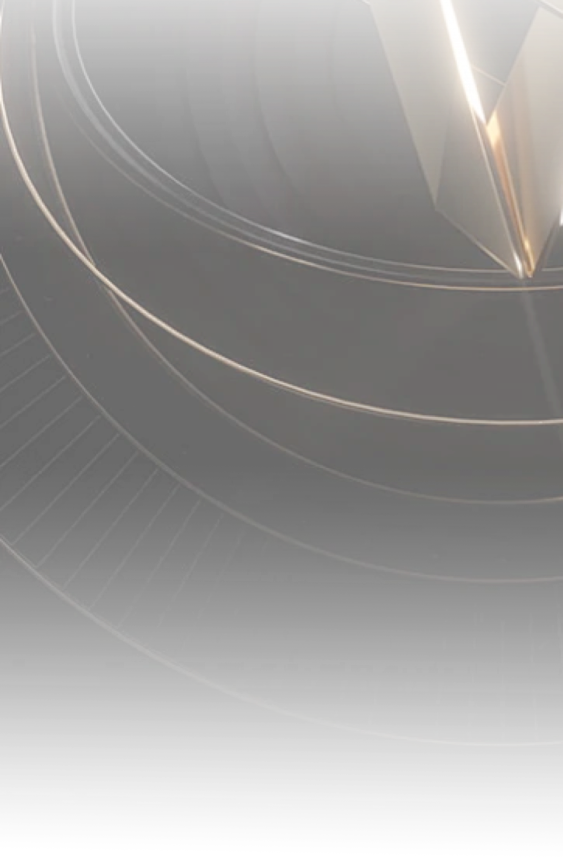
#> input picture assets/images/detain_gg_dialog_bg.png, 1125 x 1716 px (shown at 1/2 size)
$ python measure.py ../../../../assets/images/detain_gg_dialog_bg.png
#> lines starting #> are read from the running program, lines starting #| are printed output that depends on the picture
#!/usr/bin/env python
"""
measure.py — ve luoi do len screenshot de AI doc toa do chinh xac (Flutter logical px) khi viet screens.json / spec.

  python measure.py input/screenshots/05_home.jpg --grid            # -> output/measure/05_home_grid.png
  python measure.py input/screenshots/05_home.jpg --crop 0 30 100 70 # cat theo % (x0 y0 x1 y1) va ve luoi chi tiet hon
  python measure.py input/screenshots/05_home.jpg --boxes            # tim cac khoi phang lon (card/nut) -> in box_lp

Quy uoc: 360 logical px ngang. lp = px / (W/360).
"""
import argparse
import os

import numpy as np
from PIL import Image, ImageDraw


def draw_grid(im, step_pct=5, label_lp=True):
    w, h = im.size
    scale = w / 360.0
    d = ImageDraw.Draw(im)
    for p in range(0, 101, step_pct):
        x = int(w * p / 100)
        y = int(h * p / 100)
        major = p % 10 == 0
        col = (255, 0, 0, 200) if major else (255, 120, 120, 120)
        d.line([(x, 0), (x, h)], fill=col, width=2 if major else 1)
        d.line([(0, y), (w, y)], fill=col, width=2 if major else 1)
        if major and label_lp:
            d.text((x + 3, 3), f"{p}%|{int(x / scale)}lp", fill=(255, 0, 0))
            d.text((3, y + 3), f"{p}%|{int(y / scale)}lp", fill=(255, 0, 0))
    return im


def find_boxes(im, min_area_lp=1600, tol=8.0, block=6):
    """Khoi phang lien thong (nut, card nen phang). Tra ve list (x,y,w,h) Flutter logical px."""
    arr = np.asarray(im.convert("RGB")).astype(np.float32)
    h, w, _ = arr.shape
    scale = w / 360.0
    gh, gw = h // block, w // block
    flat = np.zeros((gh, gw), bool)
    col = np.zeros((gh, gw, 3), np.float32)
    for gy in range(gh):
        for gx in range(gw):
            b = arr[gy * block:(gy + 1) * block, gx * block:(gx + 1) * block].reshape(-1, 3)
            flat[gy, gx] = b.std(axis=0).mean() < tol
            col[gy, gx] = b.mean(axis=0)
    seen = np.zeros_like(flat)
    boxes = []
    for gy in range(gh):
        for gx in range(gw):
            if not flat[gy, gx] or seen[gy, gx]:
                continue
            stack = [(gy, gx)]
            seen[gy, gx] = True
            cells = []
            base = col[gy, gx]
            while stack:
                cy, cx = stack.pop()
                cells.append((cy, cx))
                for ny, nx in ((cy + 1, cx), (cy - 1, cx), (cy, cx + 1), (cy, cx - 1)):
                    if 0 <= ny < gh and 0 <= nx < gw and flat[ny, nx] and not seen[ny, nx] \
                            and np.abs(col[ny, nx] - base).sum() < 40:
                        seen[ny, nx] = True
                        stack.append((ny, nx))
            ys = [c[0] for c in cells]; xs = [c[1] for c in cells]
            bw = (max(xs) - min(xs) + 1) * block; bh = (max(ys) - min(ys) + 1) * block
            if (bw / scale) * (bh / scale) >= min_area_lp and len(cells) * block * block > 0.6 * bw * bh:
                r, g, b = (int(v) for v in base)
                boxes.append((min(xs) * block, min(ys) * block, bw, bh, f"#{r:02X}{g:02X}{b:02X}"))
    boxes.sort(key=lambda b: (b[1], b[0]))
    return boxes, scale


def main():
    ap = argparse.ArgumentParser()
    ap.add_argument("image")
    ap.add_argument("--grid", action="store_true")
    ap.add_argument("--boxes", action="store_true")
    ap.add_argument("--crop", nargs=4, type=float, metavar=("X0", "Y0", "X1", "Y1"), help="% cua anh")
    ap.add_argument("--out", default="output/measure")
    a = ap.parse_args()
    im = Image.open(a.image).convert("RGB")
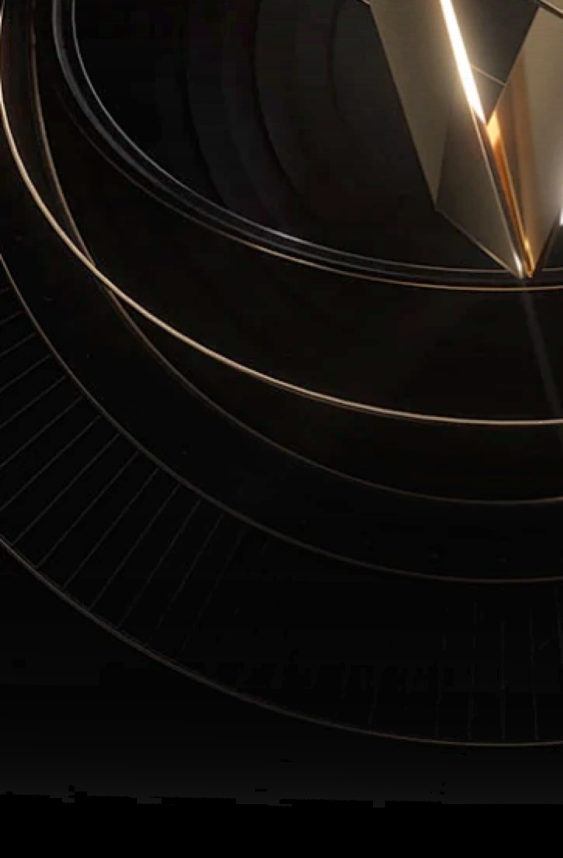
#> im: PIL image 1125x1716 RGB (shown at 1/2 size); mean R, G, B 19.7, 16.9, 14.2
    W, H = im.size
#> W = 1125; H = 1716
    name = os.path.splitext(os.path.basename(a.image))[0]
    os.makedirs(a.out, exist_ok=True)
    print(f"{a.image}: {W}x{H}px, scale {W/360:.2f} px/lp, height {H/(W/360):.0f}lp")
#| ../../../../assets/images/detain_gg_dialog_bg.png: 1125x1716px, scale 3.12 px/lp, height 549lp

    if a.crop:
        x0, y0, x1, y1 = (int(W * a.crop[0] / 100), int(H * a.crop[1] / 100), int(W * a.crop[2] / 100), int(H * a.crop[3] / 100))
        im = im.crop((x0, y0, x1, y1))
        print(f"crop px ({x0},{y0})-({x1},{y1}) = lp ({x0/(W/360):.0f},{y0/(W/360):.0f})-({x1/(W/360):.0f},{y1/(W/360):.0f})")
    if a.boxes:
        boxes, scale = find_boxes(im)
        d = ImageDraw.Draw(im)
        for i, (x, y, w, h, hx) in enumerate(boxes[:60]):
            d.rectangle([x, y, x + w, y + h], outline=(0, 200, 0), width=3)
            d.text((x + 4, y + 4), str(i), fill=(0, 200, 0))
            print(f"box {i:2d}: lp x={x/scale:.0f} y={y/scale:.0f} w={w/scale:.0f} h={h/scale:.0f}  color {hx}")
    if a.grid or not a.boxes:
        im = draw_grid(im, step_pct=5 if not a.crop else 10)
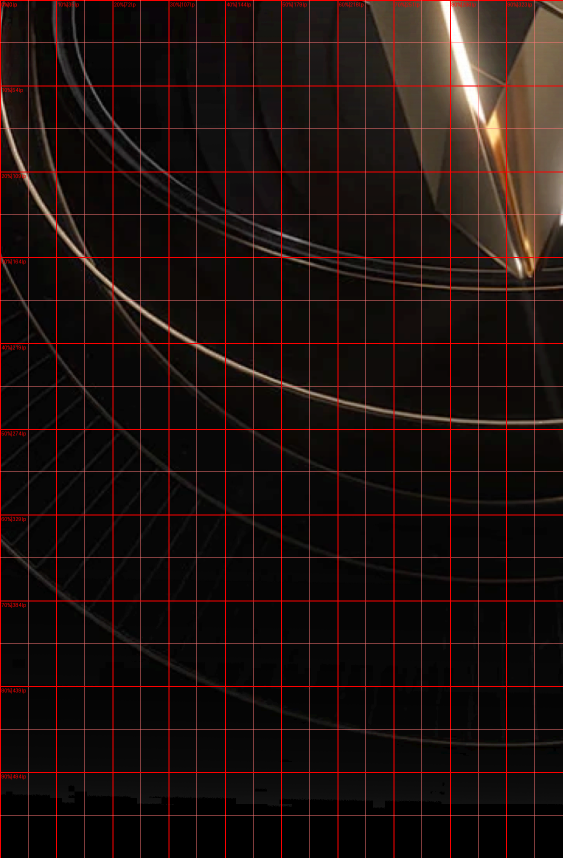
#> im: PIL image 1125x1716 RGB (shown at 1/2 size); mean R, G, B 30.3, 17.8, 15.3
    out = os.path.join(a.out, f"{name}_{'crop_' if a.crop else ''}{'boxes' if a.boxes else 'grid'}.png")
    im.save(out)
    print("->", out)


if __name__ == "__main__":
    main()

$ run again, on assets/images/guide_video_pic1.png
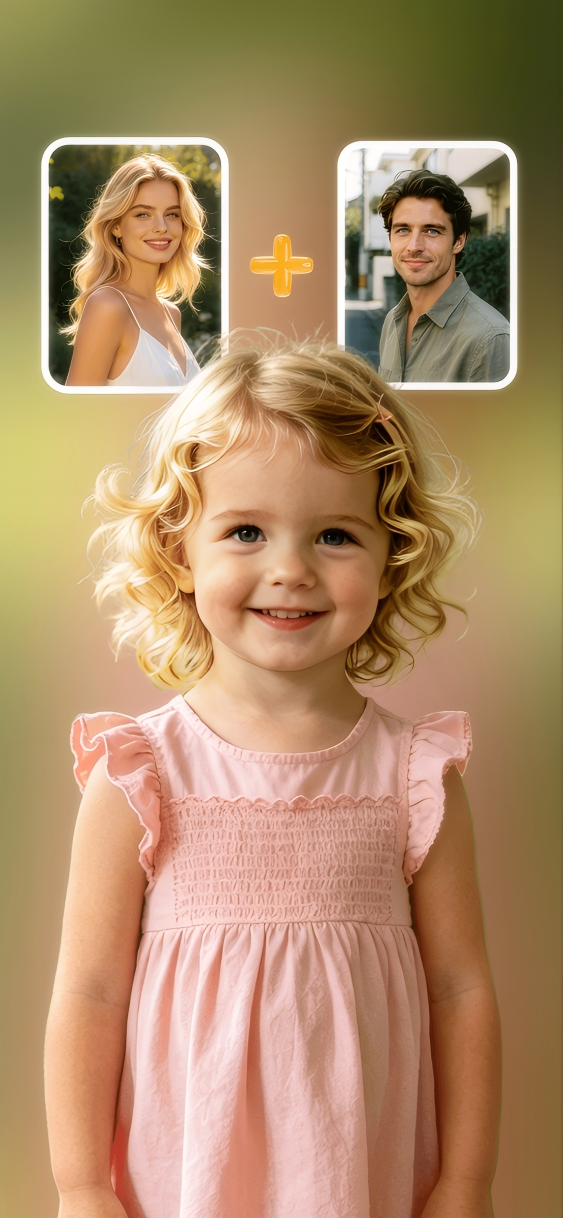
#> input picture assets/images/guide_video_pic1.png, 1125 x 2436 px (shown at 1/2 size)
#> in main, im is the input picture: PIL image 1125x2436 RGB; mean R, G, B 174.1, 140.9, 104.1
#| ../../../../assets/images/guide_video_pic1.png: 1125x2436px, scale 3.12 px/lp, height 780lp
#> in main, `im = draw_grid(im, step_pct=5 if not a.crop else 10)`:
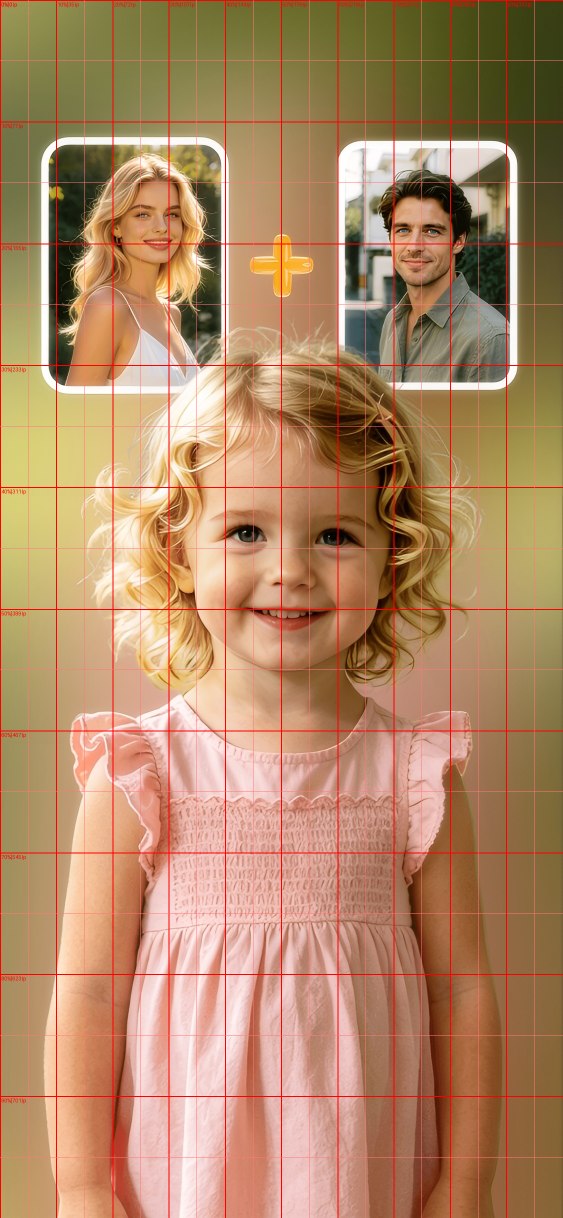
#> im: PIL image 1125x2436 RGB (shown at 1/2 size); mean R, G, B 177.3, 136.9, 101.6
